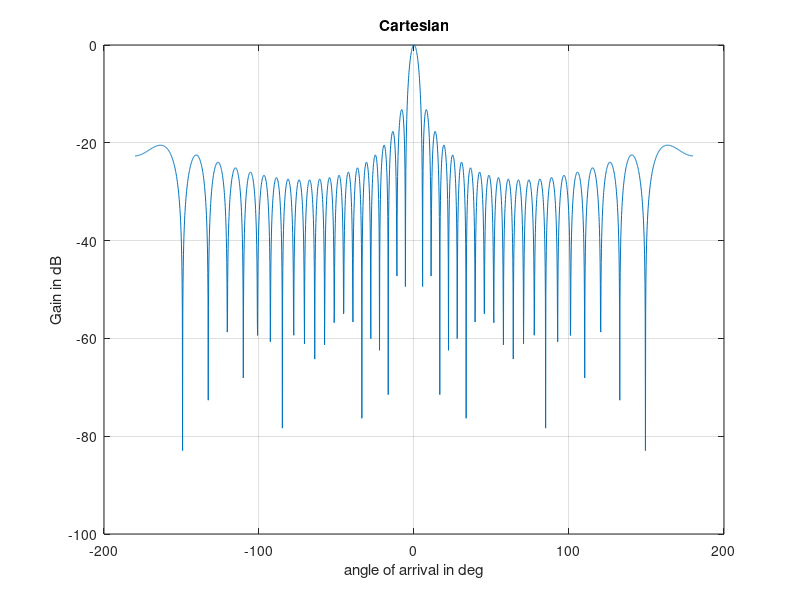

This figure's MATLAB source: (Note: this script raises an error after producing the figure.)
No_microphones = 24;  % Number of microphones in one array.
frequency = 26000;    % Frequency of source.
phi = pi/2;       % Look-direction of beam(this should be less than 180 and greater than 0).
Distance = 11.4e-3; % Distance between microphones in meters.
%psi = linspace(0, 180, 1000); % Plot range.
points = 2500; %no of points to plot the graph.
si = linspace(0, pi, points);
c = 343;        %speed of light in meters
w = 2*pi*frequency;   % Angular frequency of source for the polar plot

first = cos(si)-cos(phi);
second = (pi*frequency*Distance.*first)./c;

W = 20*log10(abs( sin(No_microphones.*second)./(No_microphones.*sin(second))));

figure
ca = linspace(-180,180,points); % This has to be fixed to display the correct angle
plot(ca, W)
grid on
title('Cartesian')
xlabel('angle of arrival in deg')
ylabel('Gain in dB')

figure
pa = polaraxes;
polarplot(si, W+40);
pa.ThetaLim = [0 180];
hold on
polarplot([phi phi], [0 1])
hold off